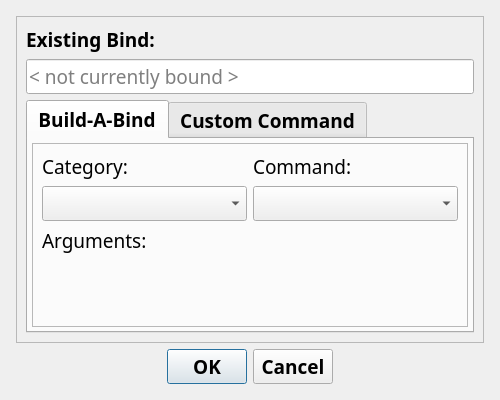
<?xml version="1.0" encoding="UTF-8"?>
<ui version="4.0">
 <class>BindEditDialog</class>
 <widget class="QDialog" name="BindEditDialog">
  <property name="geometry">
   <rect>
    <x>0</x>
    <y>0</y>
    <width>500</width>
    <height>400</height>
   </rect>
  </property>
  <property name="font">
   <font>
    <family>TF2</family>
    <pointsize>14</pointsize>
    <italic>false</italic>
    <bold>false</bold>
   </font>
  </property>
  <property name="windowTitle">
   <string>Dialog</string>
  </property>
  <layout class="QVBoxLayout" name="verticalLayout">
   <property name="leftMargin">
    <number>16</number>
   </property>
   <property name="topMargin">
    <number>16</number>
   </property>
   <property name="rightMargin">
    <number>16</number>
   </property>
   <property name="bottomMargin">
    <number>16</number>
   </property>
   <item>
    <widget class="QFrame" name="frame">
     <property name="frameShape">
      <enum>QFrame::Shape::StyledPanel</enum>
     </property>
     <property name="frameShadow">
      <enum>QFrame::Shadow::Raised</enum>
     </property>
     <layout class="QVBoxLayout" name="verticalLayout_2">
      <item>
       <widget class="QLabel" name="label">
        <property name="sizePolicy">
         <sizepolicy hsizetype="Preferred" vsizetype="Maximum">
          <horstretch>0</horstretch>
          <verstretch>0</verstretch>
         </sizepolicy>
        </property>
        <property name="font">
         <font>
          <family>TF2</family>
          <pointsize>14</pointsize>
          <italic>false</italic>
          <bold>true</bold>
         </font>
        </property>
        <property name="text">
         <string>Existing Bind:</string>
        </property>
       </widget>
      </item>
      <item>
       <widget class="QLineEdit" name="lineEdit">
        <property name="placeholderText">
         <string>&lt; not currently bound &gt;</string>
        </property>
       </widget>
      </item>
      <item>
       <widget class="QTabWidget" name="tabWidget">
        <property name="font">
         <font>
          <family>TF2</family>
          <pointsize>14</pointsize>
          <italic>false</italic>
          <bold>true</bold>
         </font>
        </property>
        <property name="currentIndex">
         <number>0</number>
        </property>
        <property name="documentMode">
         <bool>false</bool>
        </property>
        <property name="tabsClosable">
         <bool>false</bool>
        </property>
        <property name="movable">
         <bool>false</bool>
        </property>
        <property name="tabBarAutoHide">
         <bool>false</bool>
        </property>
        <widget class="QWidget" name="tabWidgetPage1">
         <attribute name="title">
          <string>Build-A-Bind</string>
         </attribute>
         <layout class="QGridLayout" name="gridLayout">
          <property name="leftMargin">
           <number>4</number>
          </property>
          <property name="topMargin">
           <number>4</number>
          </property>
          <property name="rightMargin">
           <number>4</number>
          </property>
          <property name="bottomMargin">
           <number>4</number>
          </property>
          <property name="spacing">
           <number>4</number>
          </property>
          <item row="0" column="0">
           <widget class="QFrame" name="frame_2">
            <property name="frameShape">
             <enum>QFrame::Shape::StyledPanel</enum>
            </property>
            <property name="frameShadow">
             <enum>QFrame::Shadow::Raised</enum>
            </property>
            <layout class="QGridLayout" name="gridLayout_2">
             <item row="0" column="0">
              <widget class="QLabel" name="label_2">
               <property name="sizePolicy">
                <sizepolicy hsizetype="Preferred" vsizetype="Maximum">
                 <horstretch>0</horstretch>
                 <verstretch>0</verstretch>
                </sizepolicy>
               </property>
               <property name="font">
                <font>
                 <family>TF2</family>
                 <pointsize>14</pointsize>
                 <italic>false</italic>
                 <bold>false</bold>
                </font>
               </property>
               <property name="text">
                <string>Category:</string>
               </property>
              </widget>
             </item>
             <item row="0" column="1">
              <widget class="QLabel" name="label_3">
               <property name="sizePolicy">
                <sizepolicy hsizetype="Preferred" vsizetype="Maximum">
                 <horstretch>0</horstretch>
                 <verstretch>0</verstretch>
                </sizepolicy>
               </property>
               <property name="font">
                <font>
                 <family>TF2</family>
                 <pointsize>14</pointsize>
                 <italic>false</italic>
                 <bold>false</bold>
                </font>
               </property>
               <property name="text">
                <string>Command:</string>
               </property>
              </widget>
             </item>
             <item row="1" column="0">
              <widget class="QComboBox" name="comboBox">
               <property name="sizePolicy">
                <sizepolicy hsizetype="Preferred" vsizetype="Fixed">
                 <horstretch>0</horstretch>
                 <verstretch>0</verstretch>
                </sizepolicy>
               </property>
              </widget>
             </item>
             <item row="1" column="1">
              <widget class="QComboBox" name="comboBox_2"/>
             </item>
             <item row="2" column="0" colspan="2">
              <widget class="QLabel" name="label_4">
               <property name="sizePolicy">
                <sizepolicy hsizetype="Preferred" vsizetype="Maximum">
                 <horstretch>0</horstretch>
                 <verstretch>0</verstretch>
                </sizepolicy>
               </property>
               <property name="font">
                <font>
                 <family>TF2</family>
                 <pointsize>14</pointsize>
                 <italic>false</italic>
                 <bold>false</bold>
                </font>
               </property>
               <property name="text">
                <string>Arguments:</string>
               </property>
              </widget>
             </item>
             <item row="3" column="0" colspan="2">
              <widget class="QWidget" name="widget" native="true"/>
             </item>
            </layout>
           </widget>
          </item>
         </layout>
        </widget>
        <widget class="QWidget" name="tab">
         <attribute name="title">
          <string>Custom Command</string>
         </attribute>
         <layout class="QGridLayout" name="gridLayout_3">
          <property name="leftMargin">
           <number>4</number>
          </property>
          <property name="topMargin">
           <number>4</number>
          </property>
          <property name="rightMargin">
           <number>4</number>
          </property>
          <property name="bottomMargin">
           <number>4</number>
          </property>
          <property name="spacing">
           <number>4</number>
          </property>
          <item row="0" column="0">
           <widget class="QFrame" name="frame_3">
            <property name="frameShape">
             <enum>QFrame::Shape::StyledPanel</enum>
            </property>
            <property name="frameShadow">
             <enum>QFrame::Shadow::Raised</enum>
            </property>
            <layout class="QGridLayout" name="gridLayout_4">
             <property name="leftMargin">
              <number>2</number>
             </property>
             <property name="topMargin">
              <number>2</number>
             </property>
             <property name="rightMargin">
              <number>2</number>
             </property>
             <property name="bottomMargin">
              <number>2</number>
             </property>
             <item row="0" column="0">
              <widget class="QPlainTextEdit" name="plainTextEdit">
               <property name="font">
                <font>
                 <family>Liberation Mono</family>
                 <pointsize>12</pointsize>
                 <italic>false</italic>
                 <bold>false</bold>
                </font>
               </property>
               <property name="cursor" stdset="0">
                <cursorShape>IBeamCursor</cursorShape>
               </property>
               <property name="lineWrapMode">
                <enum>QPlainTextEdit::LineWrapMode::NoWrap</enum>
               </property>
               <property name="placeholderText">
                <string>&lt; command goes here &gt;</string>
               </property>
              </widget>
             </item>
            </layout>
           </widget>
          </item>
         </layout>
        </widget>
       </widget>
      </item>
     </layout>
    </widget>
   </item>
   <item>
    <widget class="QDialogButtonBox" name="buttonBox">
     <property name="font">
      <font>
       <family>TF2</family>
       <pointsize>14</pointsize>
       <italic>false</italic>
       <bold>true</bold>
      </font>
     </property>
     <property name="orientation">
      <enum>Qt::Orientation::Horizontal</enum>
     </property>
     <property name="standardButtons">
      <set>QDialogButtonBox::StandardButton::Cancel|QDialogButtonBox::StandardButton::Ok</set>
     </property>
     <property name="centerButtons">
      <bool>true</bool>
     </property>
    </widget>
   </item>
  </layout>
 </widget>
 <resources/>
 <connections>
  <connection>
   <sender>buttonBox</sender>
   <signal>accepted()</signal>
   <receiver>BindEditDialog</receiver>
   <slot>accept()</slot>
   <hints>
    <hint type="sourcelabel">
     <x>248</x>
     <y>254</y>
    </hint>
    <hint type="destinationlabel">
     <x>157</x>
     <y>274</y>
    </hint>
   </hints>
  </connection>
  <connection>
   <sender>buttonBox</sender>
   <signal>rejected()</signal>
   <receiver>BindEditDialog</receiver>
   <slot>reject()</slot>
   <hints>
    <hint type="sourcelabel">
     <x>316</x>
     <y>260</y>
    </hint>
    <hint type="destinationlabel">
     <x>286</x>
     <y>274</y>
    </hint>
   </hints>
  </connection>
 </connections>
</ui>
